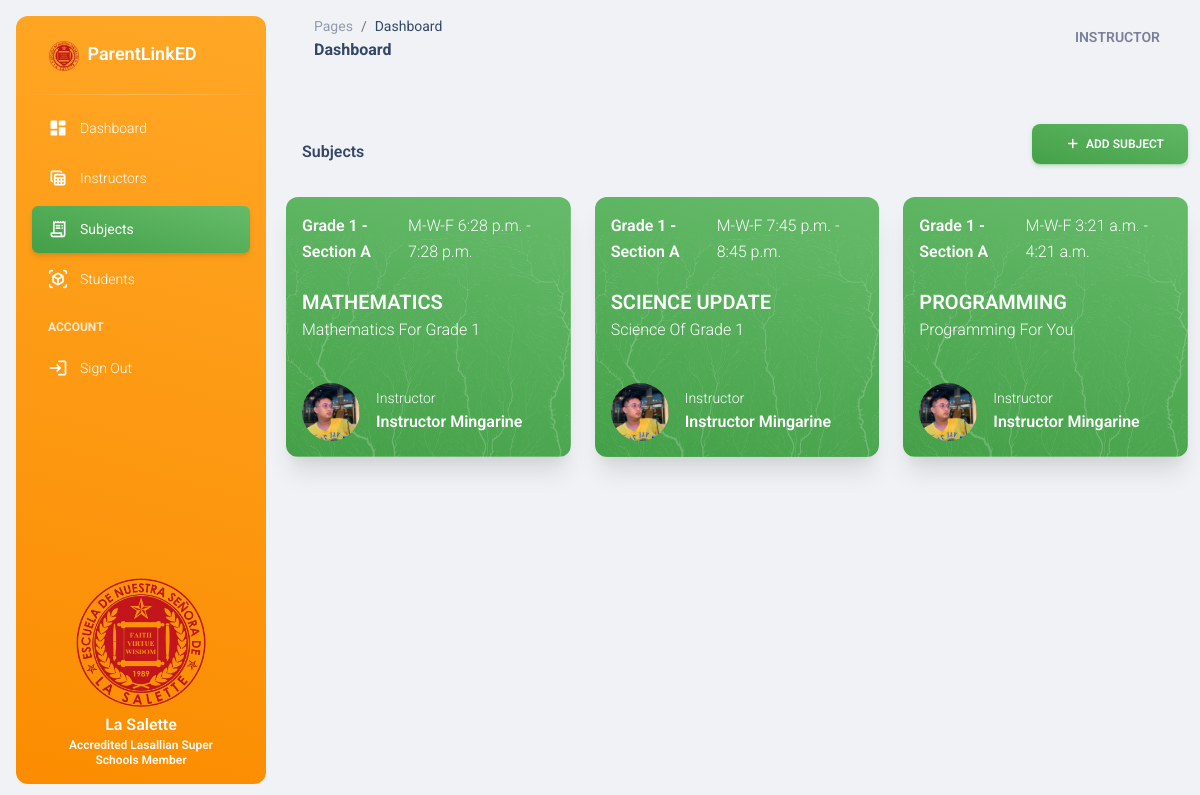
The app's page /subjects/ (signed in), older data.
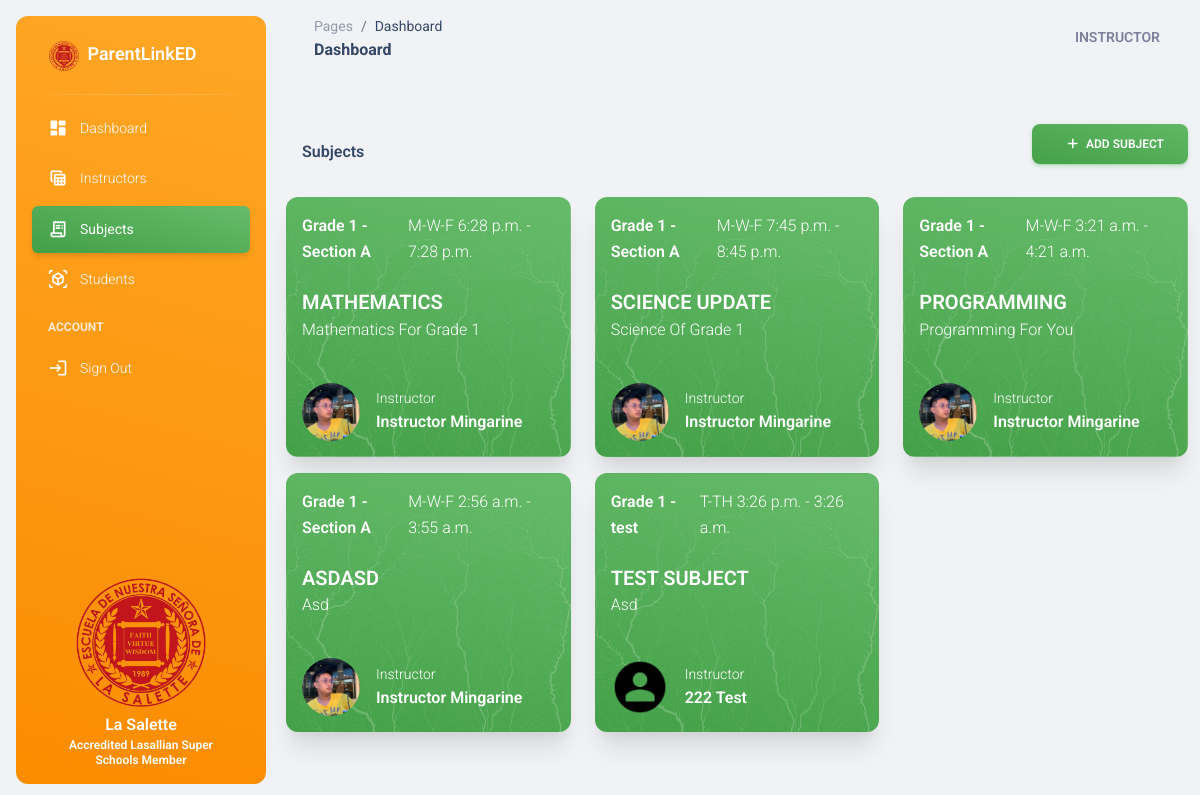
The same page, newer data.
### base/models.py (models this page shows, shortened)
class Subject(models.Model):
    name = models.CharField(max_length=100)
    subject_code = models.CharField(max_length=100, null=True, blank=True)
    description = models.TextField(blank=True, null=True)
    day = models.CharField(max_length=100)
    start_time = models.TimeField()
    end_time = models.TimeField()
    slug = models.SlugField(max_length=255, unique=True, null=True, blank=True)

class YearLevelSection(models.Model):
    year_levels = [
        ('Grade 1', 'Grade 1'),
        ('Grade 2', 'Grade 2'),
        ('Grade 3', 'Grade 3'),
        ('Grade 4', 'Grade 4'),
        ('Grade 5', 'Grade 5'),
        ('Grade 6', 'Grade 6'),
    ]
    year_level = models.CharField(max_length=10, choices=year_levels)
    section = models.CharField(max_length=10)
    subjects = models.ManyToManyField(Subject, null=True, blank=True, related_name='year_level_sections')
    instructor = models.ForeignKey(Instructor, on_delete=models.CASCADE, related_name='year_level_sections', null = True, blank = True)
    slug = models.SlugField(max_length=255, unique=True, null=True, blank=True)

class Instructor(models.Model):
    user = models.OneToOneField(User, on_delete=models.CASCADE)
    employee_id = models.CharField(max_length=100, null = True, blank = True)
    contact_number = models.CharField(max_length=11, null = True, blank = True)
    address = models.CharField(max_length=255, null = True, blank = True)
    avatar = models.ImageField(upload_to='avatars/', default = '/default_avatar.png', null = True, blank = True)
    date_created = models.DateTimeField(auto_now_add=True, null = True, blank = True)

### base/views.py (the view)
# urls.py: path('subjects/', views.subject_page, name='subject_page'),
@login_required
def subject_page(request):
    subjects = Subject.objects.all().prefetch_related('year_level_sections__instructor')
    year_level_section = YearLevelSection.objects.all()
    context = {
        'subjects': subjects,
        'year_level_section': year_level_section
    }
    return render(request, 'base/admin/subjects.html', context)

### base/templates/base/admin/subjects.html (shortened to what this page needs)
{% extends 'base.html' %}
{% block content %}
<div class="row">
    <div class="d-flex justify-content-between align-items-center mt-4">
        <h6 class="m-3">Subjects</h6>
        <p class="text-sm mb-0">
            <a href="" class="btn bg-gradient-success" type="button" data-bs-toggle="modal" data-bs-target="#add_subject"><span class="font-weight-bold text-white ms-1"><i class="fa fa-plus mx-2"></i>Add Subject</span></a>
        </p>
    </div>
    {% for subj in subjects%}
      <div class="col-xl-4 mb-xl-0 mb-4 mt-3">
          <div class="card bg-transparent shadow-xl">
            <div class="overflow-hidden position-relative border-radius-xl">
                <img src="/static/assets/img/illustrations/pattern-tree.svg" class="position-absolute opacity-2 start-0 top-0 w-100 z-index-1 h-100" alt="pattern-tree">
                <span class="mask bg-gradient-success opacity-10"></span>
                <div class="card-body position-relative z-index-1 p-3">
                    <div class="d-flex justify-content-between align-items-center">
                    {% for year_level_section in subj.year_level_sections.all %}
                          <a href="{% url 'section_detail' year_level_section.slug %}"><h6 class="text-white text-md mb-0">{{ year_level_section.year_level }} - {{ year_level_section.section }}</h6></a>
                    {% endfor %}
                    <p class="text-white mb-0">{{ subj.day }} {{ subj.start_time}} - {{ subj.end_time}}</p>
                    </div>
                    <h5 class="text-white mt-4 mb-3 pb-2 text-uppercase">{{subj.name}}<br><span class="text-capitalize"><p>{{ subj.description}}</p></span></h5>
                    <div class="d-flex">
                        <div class="d-flex">
                          <div class="me-4">
                              <div class="d-flex">
                                      {% for year_level_section in subj.year_level_sections.all %}
                                      {% if year_level_section.instructor %}
                                          <div>
                                            <img src="{{ year_level_section.instructor.avatar.url }}" class="avatar avatar-lg me-3">
                                          </div>
                                          <div class="d-flex flex-column justify-content-center">
                                            <p class="text-sm text-white mb-0">Instructor</p>
                                            <a href="{% url 'instructor_detail' year_level_section.instructor.employee_id  %}"><h6 class="text-white mb-0 text-capitalize">{{ year_level_section.instructor.user }} {{ year_level_section.instructor.user.last_name}}</h6></a>
                                          </div>
                                          {% else %}
                                          <p>No instructor assigned</p>
                                      {% endif %}
                                      {% endfor %}
                              </div>
                          </div>
                        </div>
                    </div>
                </div>
            </div>
          </div>
      </div>
    {% endfor %}
</div>
{% endblock %}

### templates/base.html (shortened to what this page needs)
<!DOCTYPE html>
<html lang="en">
<head>
  <link href="/static/assets/css/nucleo-icons.css" rel="stylesheet" />
  <link href="/static/assets/css/nucleo-svg.css" rel="stylesheet" />
  <link id="pagestyle" href="/static/assets/css/material-dashboard.css?v=3.1.0" rel="stylesheet" />
  <link rel="stylesheet" href="https://cdnjs.cloudflare.com/ajax/libs/font-awesome/6.6.0/css/all.min.css" />
  <link rel="stylesheet" href="/static/assets/css/dataTables.min.css">
  <link href="/static/assets/css/select2.min.css" rel="stylesheet" />
</head>
<body class="g-sidenav-show  bg-gray-200">
    {% include 'includes/aside.html' %}
  <main class="main-content position-relative max-height-vh-100 h-100 border-radius-lg ">
    {% include 'includes/nav.html' %}
    <div class="container-fluid py-4">
        {% block content %}
        {% endblock %}
    </div>
  </main>
</body>
</html>

### templates/includes/aside.html (shortened to what this page needs)
<aside class="sidenav navbar navbar-vertical navbar-expand-xs border-0 border-radius-xl my-3 fixed-start ms-3   bg-gradient-warning" id="sidenav-main">
    <div class="sidenav-header">
      <a class="navbar-brand m-0" href="/" target="_blank">
        <img src="/static/assets/img/logo.png" class="navbar-brand-img h-100" alt="main_logo">
        <span class="ms-1 text-lg font-weight-bold text-white">ParentLinkED</span>
      </a>
    </div>
    <hr class="horizontal light mt-0 mb-2">
    <div class="collapse navbar-collapse  w-auto " id="sidenav-collapse-main">
      <ul class="navbar-nav">
        <li class="nav-item">
          <a class="nav-link text-white  {% if request.path == '/dashboard/' %} bg-gradient-success active {% endif %}" href="{% url 'admin_dashboard' %}">
            <div class="text-white text-center me-2 d-flex align-items-center justify-content-center">
              <i class="material-icons opacity-10">dashboard</i>
            </div>
            <span class="nav-link-text ms-1">Dashboard</span>
          </a>
        </li>
        <li class="nav-item">
          <a class="nav-link text-white {% if request.path == '/instructors/' %} bg-gradient-success active {% endif %}" href="{% url 'instructor_page' %}">
            <div class="text-white text-center me-2 d-flex align-items-center justify-content-center">
              <i class="material-icons opacity-10">table_view</i>
            </div>
            <span class="nav-link-text ms-1">Instructors</span>
          </a>
        </li>
        <li class="nav-item">
          <a class="nav-link text-white {% if request.path == '/subjects/' %} bg-gradient-success active {% endif %}" href="{% url 'subject_page' %}">
            <div class="text-white text-center me-2 d-flex align-items-center justify-content-center">
              <i class="material-icons opacity-10">receipt_long</i>
            </div>
            <span class="nav-link-text ms-1">Subjects</span>
          </a>
        </li>
        <li class="nav-item">
          <a class="nav-link text-white {% if request.path == '/students/' %} bg-gradient-success active {% endif %}" href="{% url 'student_page' %}">
            <div class="text-white text-center me-2 d-flex align-items-center justify-content-center">
              <i class="material-icons opacity-10">view_in_ar</i>
            </div>
            <span class="nav-link-text ms-1">Students</span>
          </a>
        </li>
        <li class="nav-item mt-3">
          <h6 class="ps-4 ms-2 text-uppercase text-xs text-white font-weight-bolder opacity-8">Account</h6>
        </li>
        <li class="nav-item">
          <a class="nav-link text-white " href="{% url 'logout-account' %}">
            <div class="text-white text-center me-2 d-flex align-items-center justify-content-center">
              <i class="material-icons opacity-10">login</i>
            </div>
            <span class="nav-link-text ms-1">Sign Out</span>
          </a>
        </li>
      </ul>
    </div>
    <div class="sidenav-footer position-absolute w-100 bottom-0 ">
        <div class="mx-3">
            <div class="card-body text-center p-3 w-100 pt-0">
               <div class="docs-info">
            <img class="w-75 mx-auto" src="/static/assets/img/logo.png" alt="sidebar_illustration">
                  <h6 class="mb-0 text-white">La Salette </h6>
                  <p class="text-xs text-white font-weight-bold mb-0">Accredited Lasallian Super Schools Member </p>
               </div>
            </div>
        </div>
    </div>
  </aside>

### templates/includes/nav.html (shortened to what this page needs)
<nav class="navbar navbar-main navbar-expand-lg px-0 mx-4 shadow-none border-radius-xl" id="navbarBlur" data-scroll="true">
    <div class="container-fluid py-1 px-3">
      <nav aria-label="breadcrumb">
        <ol class="breadcrumb bg-transparent mb-0 pb-0 pt-1 px-0 me-sm-6 me-5">
          <li class="breadcrumb-item text-sm"><a class="opacity-5 text-dark" href="javascript:;">Pages</a></li>
          <li class="breadcrumb-item text-sm text-dark active" aria-current="page">Dashboard</li>
        </ol>
        <h6 class="font-weight-bolder mb-0">Dashboard</h6>
      </nav>
      <div class="collapse navbar-collapse mt-sm-0 mt-2 me-md-0 me-sm-4" id="navbar">
        <ul class="navbar-nav  justify-content-end">
          <li class="nav-item d-flex align-items-center">
            <a href="" class="nav-link text-body font-weight-bold px-0">
              <span class="d-sm-inline d-none text-uppercase">{{ request.user}}</span>
            </a>
          </li>
        </ul>
      </div>
    </div>
  </nav>

Row changes from the older to the newer data that the page shows:
added Subject: day "M-W-F", start_time "2:56 a.m.", end_time "3:55 a.m.", name "ASDASD", description "Asd", YearLevelSection (year_level "Grade 1", section "Section A", instructor.avatar (picture), instructor.user "Instructor", instructor.user.last_name "Mingarine")
added Subject: day "T-TH", start_time "3:26 p.m.", end_time "3:26 a.m.", name "TEST SUBJECT", description "Asd"
added YearLevelSection: year_level "Grade 1", section "test", instructor.avatar (placeholder picture), instructor.user "222", instructor.user.last_name "Test"
